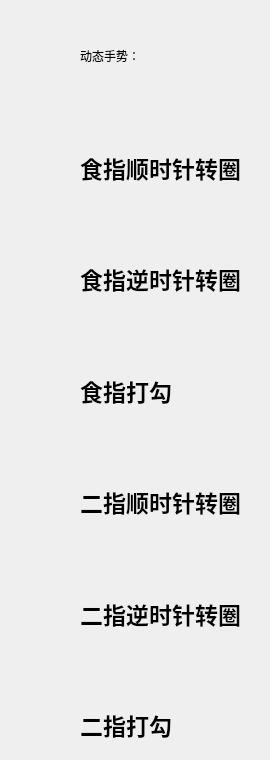
            <widget class="QWidget" name="page_2">
             <widget class="QWidget" name="verticalLayoutWidget_3">
              <property name="geometry">
               <rect>
                <x>80</x>
                <y>30</y>
                <width>181</width>
                <height>721</height>
               </rect>
              </property>
              <layout class="QVBoxLayout" name="verticalLayout_8">
               <property name="spacing">
                <number>60</number>
               </property>
               <item>
                <widget class="QLabel" name="label_14">
                 <property name="styleSheet">
                  <string notr="true">font: 30px &quot;微软雅黑&quot;;
color: rgb(0, 0, 0);
qproperty-alignment: 'AlignCenter';</string>
                 </property>
                 <property name="text">
                  <string>动态手势：</string>
                 </property>
                </widget>
               </item>
               <item>
                <widget class="QLabel" name="label_19">
                 <property name="styleSheet">
                  <string notr="true">font: bold 23px;
color:rgb(0, 0, 0);</string>
                 </property>
                 <property name="text">
                  <string>食指顺时针转圈</string>
                 </property>
                </widget>
               </item>
               <item>
                <widget class="QLabel" name="label_21">
                 <property name="styleSheet">
                  <string notr="true">font: bold 23px;
color:rgb(0, 0, 0)</string>
                 </property>
                 <property name="text">
                  <string>食指逆时针转圈</string>
                 </property>
                </widget>
               </item>
               <item>
                <widget class="QLabel" name="label_20">
                 <property name="styleSheet">
                  <string notr="true">font: bold 23px;
color:rgb(0, 0, 0);</string>
                 </property>
                 <property name="text">
                  <string>食指打勾</string>
                 </property>
                </widget>
               </item>
               <item>
                <widget class="QLabel" name="label_16">
                 <property name="styleSheet">
                  <string notr="true">font: bold 23px;
color: rgb(0, 0, 0);</string>
                 </property>
                 <property name="text">
                  <string>二指顺时针转圈</string>
                 </property>
                </widget>
               </item>
               <item>
                <widget class="QLabel" name="label_15">
                 <property name="styleSheet">
                  <string notr="true">font: bold 23px;
height: 50px;
color:rgb(0, 0, 0)
</string>
                 </property>
                 <property name="text">
                  <string>二指逆时针转圈</string>
                 </property>
                </widget>
               </item>
               <item>
                <widget class="QLabel" name="label_17">
                 <property name="styleSheet">
                  <string notr="true">font: bold 23px;
color:rgb(0, 0, 0);</string>
                 </property>
                 <property name="text">
                  <string>二指打勾</string>
                 </property>
                </widget>
               </item>
              </layout>
             </widget>
            </widget>
